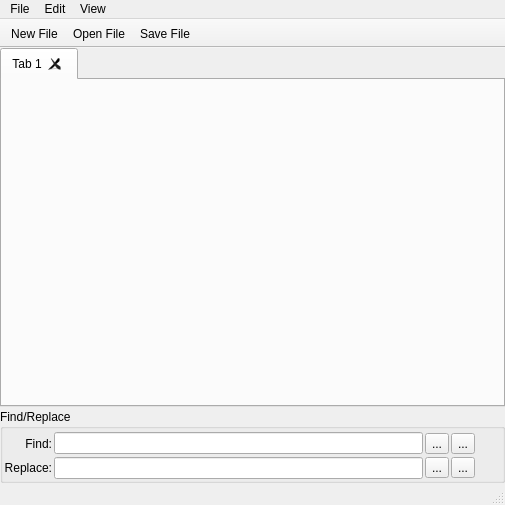
<?xml version="1.0" encoding="UTF-8"?>
<ui version="4.0">
 <class>MainUI</class>
 <widget class="QMainWindow" name="MainUI">
  <property name="geometry">
   <rect>
    <x>0</x>
    <y>0</y>
    <width>505</width>
    <height>505</height>
   </rect>
  </property>
  <property name="windowTitle">
   <string>MainWindow</string>
  </property>
  <widget class="QWidget" name="centralwidget">
   <layout class="QVBoxLayout" name="verticalLayout">
    <property name="spacing">
     <number>2</number>
    </property>
    <property name="leftMargin">
     <number>0</number>
    </property>
    <property name="topMargin">
     <number>0</number>
    </property>
    <property name="rightMargin">
     <number>0</number>
    </property>
    <property name="bottomMargin">
     <number>0</number>
    </property>
    <item>
     <widget class="QTabWidget" name="tabWidget">
      <property name="focusPolicy">
       <enum>Qt::ClickFocus</enum>
      </property>
      <property name="tabsClosable">
       <bool>true</bool>
      </property>
      <property name="movable">
       <bool>true</bool>
      </property>
      <property name="tabBarAutoHide">
       <bool>false</bool>
      </property>
      <widget class="QWidget" name="tab">
       <attribute name="title">
        <string>Tab 1</string>
       </attribute>
      </widget>
     </widget>
    </item>
    <item>
     <widget class="QGroupBox" name="groupReplace">
      <property name="title">
       <string>Find/Replace</string>
      </property>
      <property name="flat">
       <bool>false</bool>
      </property>
      <layout class="QGridLayout" name="gridLayout">
       <property name="leftMargin">
        <number>1</number>
       </property>
       <property name="topMargin">
        <number>3</number>
       </property>
       <property name="rightMargin">
        <number>1</number>
       </property>
       <property name="bottomMargin">
        <number>1</number>
       </property>
       <property name="spacing">
        <number>2</number>
       </property>
       <item row="1" column="1">
        <widget class="QLineEdit" name="line_replace"/>
       </item>
       <item row="0" column="2">
        <widget class="QToolButton" name="tool_find_prev">
         <property name="focusPolicy">
          <enum>Qt::NoFocus</enum>
         </property>
         <property name="statusTip">
          <string>Find the previous match</string>
         </property>
         <property name="text">
          <string>...</string>
         </property>
        </widget>
       </item>
       <item row="0" column="0">
        <widget class="QLabel" name="label">
         <property name="text">
          <string>Find:</string>
         </property>
         <property name="alignment">
          <set>Qt::AlignRight|Qt::AlignTrailing|Qt::AlignVCenter</set>
         </property>
        </widget>
       </item>
       <item row="0" column="3">
        <widget class="QToolButton" name="tool_find_next">
         <property name="focusPolicy">
          <enum>Qt::NoFocus</enum>
         </property>
         <property name="statusTip">
          <string>Find the next match</string>
         </property>
         <property name="text">
          <string>...</string>
         </property>
        </widget>
       </item>
       <item row="1" column="0">
        <widget class="QLabel" name="label_2">
         <property name="text">
          <string>Replace:</string>
         </property>
         <property name="alignment">
          <set>Qt::AlignRight|Qt::AlignTrailing|Qt::AlignVCenter</set>
         </property>
        </widget>
       </item>
       <item row="0" column="1">
        <widget class="QLineEdit" name="line_find"/>
       </item>
       <item row="0" column="4">
        <widget class="QToolButton" name="tool_find_casesensitive">
         <property name="focusPolicy">
          <enum>Qt::NoFocus</enum>
         </property>
         <property name="toolTip">
          <string/>
         </property>
         <property name="statusTip">
          <string>Match case</string>
         </property>
         <property name="text">
          <string notr="true"/>
         </property>
         <property name="checkable">
          <bool>true</bool>
         </property>
         <property name="checked">
          <bool>false</bool>
         </property>
         <property name="autoRaise">
          <bool>true</bool>
         </property>
        </widget>
       </item>
       <item row="1" column="2">
        <widget class="QToolButton" name="tool_replace">
         <property name="focusPolicy">
          <enum>Qt::NoFocus</enum>
         </property>
         <property name="statusTip">
          <string>Replace next match</string>
         </property>
         <property name="text">
          <string>...</string>
         </property>
        </widget>
       </item>
       <item row="1" column="3">
        <widget class="QToolButton" name="tool_replace_all">
         <property name="focusPolicy">
          <enum>Qt::NoFocus</enum>
         </property>
         <property name="statusTip">
          <string>Replace all matches (to end of document)</string>
         </property>
         <property name="text">
          <string>...</string>
         </property>
        </widget>
       </item>
      </layout>
     </widget>
    </item>
   </layout>
  </widget>
  <widget class="QMenuBar" name="menubar">
   <property name="geometry">
    <rect>
     <x>0</x>
     <y>0</y>
     <width>505</width>
     <height>23</height>
    </rect>
   </property>
   <widget class="QMenu" name="menuFile">
    <property name="title">
     <string>File</string>
    </property>
    <addaction name="actionNew_File"/>
    <addaction name="actionOpen_File"/>
    <addaction name="actionClose_File"/>
    <addaction name="separator"/>
    <addaction name="actionSave_File"/>
    <addaction name="actionSave_File_As"/>
    <addaction name="separator"/>
    <addaction name="actionClose"/>
   </widget>
   <widget class="QMenu" name="menuView">
    <property name="title">
     <string>View</string>
    </property>
    <widget class="QMenu" name="menuSyntax_Highlighting">
     <property name="title">
      <string>Syntax Highlighting</string>
     </property>
     <addaction name="action_syntax_none"/>
     <addaction name="separator"/>
    </widget>
    <addaction name="menuSyntax_Highlighting"/>
    <addaction name="actionLine_Numbers"/>
    <addaction name="actionWrap_Lines"/>
    <addaction name="separator"/>
    <addaction name="actionCustomize_Colors"/>
   </widget>
   <widget class="QMenu" name="menuEdit">
    <property name="title">
     <string>Edit</string>
    </property>
    <addaction name="actionFind"/>
    <addaction name="actionReplace"/>
   </widget>
   <addaction name="menuFile"/>
   <addaction name="menuEdit"/>
   <addaction name="menuView"/>
  </widget>
  <widget class="QStatusBar" name="statusbar"/>
  <widget class="QToolBar" name="toolBar">
   <property name="contextMenuPolicy">
    <enum>Qt::CustomContextMenu</enum>
   </property>
   <property name="windowTitle">
    <string>toolBar</string>
   </property>
   <property name="movable">
    <bool>false</bool>
   </property>
   <property name="floatable">
    <bool>false</bool>
   </property>
   <attribute name="toolBarArea">
    <enum>TopToolBarArea</enum>
   </attribute>
   <attribute name="toolBarBreak">
    <bool>false</bool>
   </attribute>
   <addaction name="actionNew_File"/>
   <addaction name="actionOpen_File"/>
   <addaction name="actionSave_File"/>
  </widget>
  <action name="actionLine_Numbers">
   <property name="checkable">
    <bool>true</bool>
   </property>
   <property name="checked">
    <bool>true</bool>
   </property>
   <property name="text">
    <string>Show Line Numbers</string>
   </property>
  </action>
  <action name="action_syntax_none">
   <property name="text">
    <string>None</string>
   </property>
  </action>
  <action name="actionNew_File">
   <property name="text">
    <string>New File</string>
   </property>
   <property name="shortcut">
    <string>Ctrl+N</string>
   </property>
   <property name="shortcutContext">
    <enum>Qt::ApplicationShortcut</enum>
   </property>
  </action>
  <action name="actionOpen_File">
   <property name="text">
    <string>Open File</string>
   </property>
   <property name="shortcut">
    <string>Ctrl+O</string>
   </property>
   <property name="shortcutContext">
    <enum>Qt::ApplicationShortcut</enum>
   </property>
  </action>
  <action name="actionSave_File">
   <property name="text">
    <string>Save File</string>
   </property>
   <property name="shortcut">
    <string>Ctrl+S</string>
   </property>
   <property name="shortcutContext">
    <enum>Qt::ApplicationShortcut</enum>
   </property>
  </action>
  <action name="actionSave_File_As">
   <property name="text">
    <string>Save File As</string>
   </property>
  </action>
  <action name="actionClose">
   <property name="text">
    <string>Close</string>
   </property>
   <property name="shortcut">
    <string>Ctrl+Q</string>
   </property>
   <property name="shortcutContext">
    <enum>Qt::ApplicationShortcut</enum>
   </property>
  </action>
  <action name="actionClose_File">
   <property name="text">
    <string>Close File</string>
   </property>
   <property name="shortcut">
    <string>Ctrl+W</string>
   </property>
   <property name="shortcutContext">
    <enum>Qt::ApplicationShortcut</enum>
   </property>
  </action>
  <action name="actionCustomize_Colors">
   <property name="text">
    <string>Customize Colors</string>
   </property>
  </action>
  <action name="actionWrap_Lines">
   <property name="checkable">
    <bool>true</bool>
   </property>
   <property name="checked">
    <bool>true</bool>
   </property>
   <property name="text">
    <string>Wrap Lines</string>
   </property>
  </action>
  <action name="actionFind">
   <property name="text">
    <string>Find</string>
   </property>
   <property name="shortcut">
    <string>Ctrl+F</string>
   </property>
   <property name="shortcutContext">
    <enum>Qt::ApplicationShortcut</enum>
   </property>
  </action>
  <action name="actionReplace">
   <property name="text">
    <string>Replace</string>
   </property>
   <property name="shortcut">
    <string>Ctrl+R</string>
   </property>
   <property name="shortcutContext">
    <enum>Qt::ApplicationShortcut</enum>
   </property>
  </action>
 </widget>
 <resources/>
 <connections/>
</ui>
